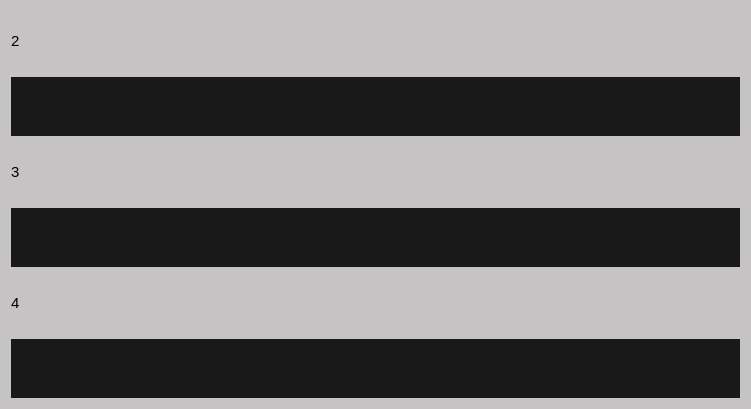
                  <widget class="QFrame" name="frame_5">
                   <property name="sizePolicy">
                    <sizepolicy hsizetype="Preferred" vsizetype="Preferred">
                     <horstretch>0</horstretch>
                     <verstretch>0</verstretch>
                    </sizepolicy>
                   </property>
                   <property name="minimumSize">
                    <size>
                     <width>751</width>
                     <height>409</height>
                    </size>
                   </property>
                   <property name="maximumSize">
                    <size>
                     <width>16777215</width>
                     <height>16777215</height>
                    </size>
                   </property>
                   <property name="styleSheet">
                    <string notr="true">background-color: rgb(197 , 195,196);
</string>
                   </property>
                   <property name="frameShape">
                    <enum>QFrame::NoFrame</enum>
                   </property>
                   <property name="frameShadow">
                    <enum>QFrame::Raised</enum>
                   </property>
                   <layout class="QVBoxLayout" name="verticalLayout_7">
                    <item>
                     <widget class="QLabel" name="label_10">
                      <property name="enabled">
                       <bool>true</bool>
                      </property>
                      <property name="font">
                       <font>
                        <pointsize>11</pointsize>
                        <kerning>true</kerning>
                       </font>
                      </property>
                      <property name="contextMenuPolicy">
                       <enum>Qt::DefaultContextMenu</enum>
                      </property>
                      <property name="styleSheet">
                       <string notr="true">border: rgb(197 , 195,196);</string>
                      </property>
                      <property name="text">
                       <string>2</string>
                      </property>
                     </widget>
                    </item>
                    <item>
                     <widget class="QLabel" name="image_label_1">
                      <property name="acceptDrops">
                       <bool>false</bool>
                      </property>
                      <property name="styleSheet">
                       <string notr="true">QLabel{
	background-color: rgb(25, 25, 25);
}

QLabel:hover {
	border: 1px solid rgb(0,0,0);
}</string>
                      </property>
                      <property name="text">
                       <string/>
                      </property>
                      <property name="pixmap">
                       <pixmap>C:/Users/milad/.designer/backup/icons/change.png</pixmap>
                      </property>
                      <property name="scaledContents">
                       <bool>true</bool>
                      </property>
                      <property name="alignment">
                       <set>Qt::AlignCenter</set>
                      </property>
                      <property name="margin">
                       <number>2</number>
                      </property>
                     </widget>
                    </item>
                    <item>
                     <widget class="QLabel" name="label_11">
                      <property name="enabled">
                       <bool>true</bool>
                      </property>
                      <property name="font">
                       <font>
                        <pointsize>11</pointsize>
                        <kerning>true</kerning>
                       </font>
                      </property>
                      <property name="contextMenuPolicy">
                       <enum>Qt::DefaultContextMenu</enum>
                      </property>
                      <property name="styleSheet">
                       <string notr="true">border: rgb(197 , 195,196);</string>
                      </property>
                      <property name="text">
                       <string>3</string>
                      </property>
                     </widget>
                    </item>
                    <item>
                     <widget class="QLabel" name="image_label_4">
                      <property name="maximumSize">
                       <size>
                        <width>20000</width>
                        <height>612</height>
                       </size>
                      </property>
                      <property name="styleSheet">
                       <string notr="true">QLabel{
	background-color: rgb(25, 25, 25);
}

QLabel:hover {
	border: 0.5px solid rgb(0,0,0);
}</string>
                      </property>
                      <property name="text">
                       <string/>
                      </property>
                      <property name="pixmap">
                       <pixmap>C:/Users/milad/.designer/backup/icons/change.png</pixmap>
                      </property>
                      <property name="scaledContents">
                       <bool>true</bool>
                      </property>
                      <property name="wordWrap">
                       <bool>false</bool>
                      </property>
                      <property name="margin">
                       <number>2</number>
                      </property>
                      <property name="indent">
                       <number>-1</number>
                      </property>
                     </widget>
                    </item>
                    <item>
                     <widget class="QLabel" name="label_6">
                      <property name="palette">
                       <palette>
                        <active>
                         <colorrole role="WindowText">
                          <brush brushstyle="SolidPattern">
                           <color alpha="255">
                            <red>0</red>
                            <green>0</green>
                            <blue>0</blue>
                           </color>
                          </brush>
                         </colorrole>
                         <colorrole role="Button">
                          <brush brushstyle="SolidPattern">
                           <color alpha="255">
                            <red>197</red>
                            <green>195</green>
                            <blue>196</blue>
                           </color>
                          </brush>
                         </colorrole>
                         <colorrole role="Text">
                          <brush brushstyle="SolidPattern">
                           <color alpha="255">
                            <red>255</red>
                            <green>255</green>
                            <blue>255</blue>
                           </color>
                          </brush>
                         </colorrole>
                         <colorrole role="Base">
                          <brush brushstyle="SolidPattern">
                           <color alpha="255">
                            <red>197</red>
                            <green>195</green>
                            <blue>196</blue>
                           </color>
                          </brush>
                         </colorrole>
                         <colorrole role="Window">
                          <brush brushstyle="SolidPattern">
                           <color alpha="255">
                            <red>197</red>
                            <green>195</green>
                            <blue>196</blue>
                           </color>
                          </brush>
                         </colorrole>
                         <colorrole role="PlaceholderText">
                          <brush brushstyle="SolidPattern">
                           <color alpha="128">
                            <red>255</red>
                            <green>255</green>
                            <blue>255</blue>
                           </color>
                          </brush>
                         </colorrole>
                        </active>
                        <inactive>
                         <colorrole role="WindowText">
                          <brush brushstyle="SolidPattern">
                           <color alpha="255">
                            <red>0</red>
                            <green>0</green>
                            <blue>0</blue>
                           </color>
                          </brush>
                         </colorrole>
                         <colorrole role="Button">
                          <brush brushstyle="SolidPattern">
                           <color alpha="255">
                            <red>197</red>
                            <green>195</green>
                            <blue>196</blue>
                           </color>
                          </brush>
                         </colorrole>
                         <colorrole role="Text">
                          <brush brushstyle="SolidPattern">
                           <color alpha="255">
                            <red>255</red>
                            <green>255</green>
                            <blue>255</blue>
                           </color>
                          </brush>
                         </colorrole>
                         <colorrole role="Base">
                          <brush brushstyle="SolidPattern">
                           <color alpha="255">
                            <red>197</red>
                            <green>195</green>
                            <blue>196</blue>
                           </color>
                          </brush>
                         </colorrole>
                         <colorrole role="Window">
                          <brush brushstyle="SolidPattern">
                           <color alpha="255">
                            <red>197</red>
                            <green>195</green>
                            <blue>196</blue>
                           </color>
                          </brush>
                         </colorrole>
                         <colorrole role="PlaceholderText">
                          <brush brushstyle="SolidPattern">
                           <color alpha="128">
                            <red>255</red>
                            <green>255</green>
                            <blue>255</blue>
                           </color>
                          </brush>
                         </colorrole>
                        </inactive>
                        <disabled>
                         <colorrole role="WindowText">
                          <brush brushstyle="SolidPattern">
                           <color alpha="255">
                            <red>120</red>
                            <green>120</green>
                            <blue>120</blue>
                           </color>
                          </brush>
                         </colorrole>
                         <colorrole role="Button">
                          <brush brushstyle="SolidPattern">
                           <color alpha="255">
                            <red>197</red>
                            <green>195</green>
                            <blue>196</blue>
                           </color>
                          </brush>
                         </colorrole>
                         <colorrole role="Text">
                          <brush brushstyle="SolidPattern">
                           <color alpha="255">
                            <red>120</red>
                            <green>120</green>
                            <blue>120</blue>
                           </color>
                          </brush>
                         </colorrole>
                         <colorrole role="Base">
                          <brush brushstyle="SolidPattern">
                           <color alpha="255">
                            <red>197</red>
                            <green>195</green>
                            <blue>196</blue>
                           </color>
                          </brush>
                         </colorrole>
                         <colorrole role="Window">
                          <brush brushstyle="SolidPattern">
                           <color alpha="255">
                            <red>197</red>
                            <green>195</green>
                            <blue>196</blue>
                           </color>
                          </brush>
                         </colorrole>
                         <colorrole role="PlaceholderText">
                          <brush brushstyle="SolidPattern">
                           <color alpha="128">
                            <red>0</red>
                            <green>0</green>
                            <blue>0</blue>
                           </color>
                          </brush>
                         </colorrole>
                        </disabled>
                       </palette>
                      </property>
                      <property name="font">
                       <font>
                        <pointsize>11</pointsize>
                       </font>
                      </property>
                      <property name="styleSheet">
                       <string notr="true">border: rgb(197 , 195,196);</string>
                      </property>
                      <property name="text">
                       <string>4</string>
                      </property>
                     </widget>
                    </item>
                    <item>
                     <widget class="QLabel" name="image_label_2">
                      <property name="acceptDrops">
                       <bool>true</bool>
                      </property>
                      <property name="styleSheet">
                       <string notr="true">QLabel{
	background-color: rgb(25, 25, 25);
}

QLabel:hover {
	border: 1px solid rgb(0,0,0);
}</string>
                      </property>
                      <property name="text">
                       <string/>
                      </property>
                      <property name="pixmap">
                       <pixmap>C:/Users/milad/.designer/backup/icons/change.png</pixmap>
                      </property>
                      <property name="scaledContents">
                       <bool>true</bool>
                      </property>
                      <property name="alignment">
                       <set>Qt::AlignCenter</set>
                      </property>
                      <property name="margin">
                       <number>2</number>
                      </property>
                     </widget>
                    </item>
                   </layout>
                  </widget>
